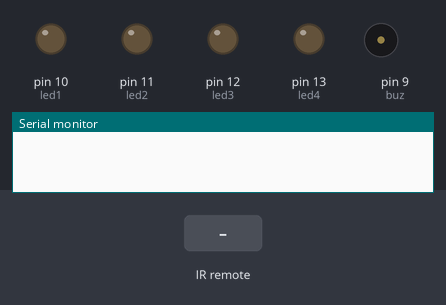
The sketch below on a simulated Arduino Uno, built with avr-gcc and run on an emulated ATmega328P. Parts: output pins drawn as LEDs (lit = HIGH), buzzer (waves = sounding, pin HIGH), the last lines printed to the serial monitor. The inputs (shaded band) are chosen by the test bench.

Above: at 1.2 s.
1.3 s: infrared code 0x1FE50AF received
At 2.6 s:
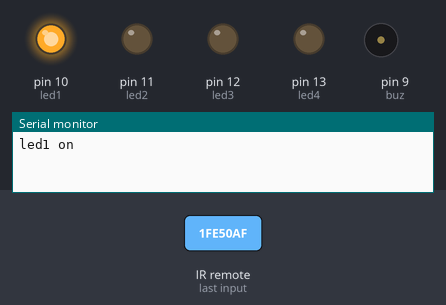
2.9 s: infrared code 0x1FEB04F received
At 3.9 s:
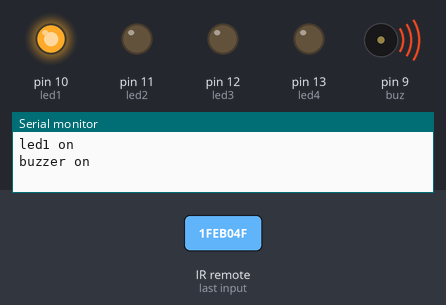
4.5 s: infrared code 0x1FED827 received
At 5.1 s:
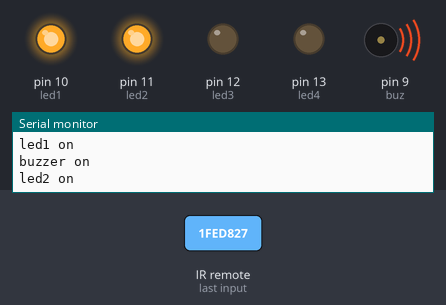
6.1 s: infrared code 0x1FEF807 received
At 7.4 s:
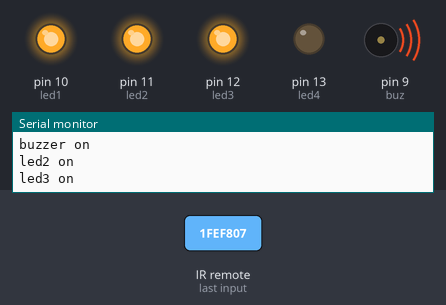
7.7 s: infrared code 0x1FE30CF received
At 8.8 s:
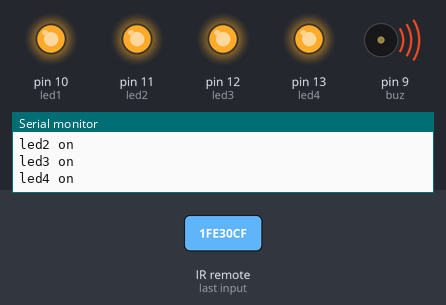
9.3 s: infrared code 0x1FE50AF received
At 10.0 s:
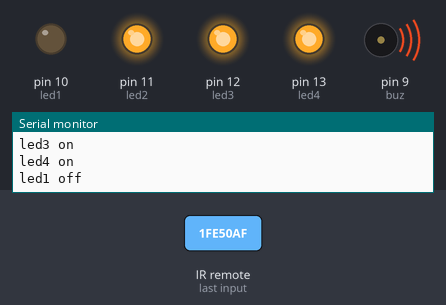
Timing chart, 0 to 11.9 s (numbered marks = the images above; inputs shaded):
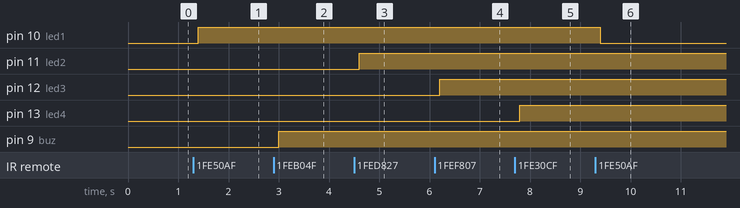

The sketch:

Remote_Decode.ino
```cpp
#include <IRremote.h>
#define but0 33480735
#define but1 33444015
#define but2 33478695
#define but3 33486855
#define but4 33435855
#define but5 33468495
#define but6 33452175
#define but7 33423615
#define but8 33484815
#define but9 33462375
#define eq 33431775
#define pwr 33441975
#define play 33456255
int IRpin = A5;
IRrecv irrecv(IRpin);
decode_results results;
int led1=10, led2=11, led3=12, led4=13, buz=9;
int i1=0, i2=0,i3=0, i4=0, i5=0, ipwr=0;

void setup()
{
  Serial.begin(9600);
  irrecv.enableIRIn(); // Start the receiver
    pinMode(led1,OUTPUT);
    pinMode(led2,OUTPUT);
    pinMode(led3,OUTPUT);
    pinMode(led4,OUTPUT);
    pinMode(buz,OUTPUT);
    digitalWrite(led1, LOW);
    digitalWrite(led2, LOW);
    digitalWrite(led3, LOW);
    digitalWrite(led4, LOW);
    digitalWrite(buz, LOW);
}
void loop()
{
  if (irrecv.decode(&results))
  {
    delay(100);
//    Serial.println(results.value); // Print the Serial 'results.value'

    switch (results.value)
  {
    case but1:
      if (i1 == 0) {
        digitalWrite(led1, 1);
        Serial.println("led1 on");
        i1 = 1;
      }
      else if (i1 == 1) {
        digitalWrite(led1, 0);
        Serial.println("led1 off");
        i1 = 0;
      }
      break; // Button 1

    case but2:
      if (i2 == 0) {
        digitalWrite(led2, 1);
        Serial.println("led2 on");
        i2 = 1;
      }
      else if (i2 == 1) {
        digitalWrite(led2, 0);
        Serial.println("led2 off");
        i2 = 0;
      } break; // Button 2

    case but3:   if (i3 == 0) {
        digitalWrite(led3, 1);
        Serial.println("led3 on");
        i3 = 1;
      }
      else if (i3 == 1) {
        digitalWrite(led3, 0);
        Serial.println("led3 off");
        i3 = 0;
      } break; // Button 3

    case but4:   if (i4 == 0) {
        digitalWrite(led4, 1);
        Serial.println("led4 on");
        i4 = 1;
      }
      else if (i4 == 1) {
        digitalWrite(led4, 0);
        Serial.println("led4 off");
        i4 = 0;
      } break; // Button 4

          case but5:   if (i5 == 0) {
        digitalWrite(buz, 1);
        Serial.println("buzzer on");
        i5 = 1;
      }
      else if (i5 == 1) {
        digitalWrite(buz, 0);
        Serial.println("buzzer off");
        i5 = 0;
      } break; // Button 4

      case pwr:   if (ipwr == 0) {
              digitalWrite(led1, 1);
    digitalWrite(led2, 1);
    digitalWrite(led3, 1);
    digitalWrite(led4, 1);
    Serial.println("All LED ON");
          ipwr = 1;
        }
        else if (ipwr == 1) {
              digitalWrite(led1, LOW);
    digitalWrite(led2, LOW);
    digitalWrite(led3, LOW);
    digitalWrite(led4, LOW);
    Serial.println("All LED OFF");
          ipwr = 0;
        }break; // Button 0

  }
    irrecv.resume();   // Receive the next value
  }


}
```

Measured:
- after the input at 1.3 s, pin 10 (led1): LOW → HIGH after 0.10 s
- after the input at 2.9 s, pin 9 (buz): LOW → HIGH after 0.10 s
- after the input at 4.5 s, pin 11 (led2): LOW → HIGH after 0.10 s
- after the input at 6.1 s, pin 12 (led3): LOW → HIGH after 0.10 s
- after the input at 7.7 s, pin 13 (led4): LOW → HIGH after 0.10 s
- after the input at 9.3 s, pin 10 (led1): HIGH → LOW after 0.10 s
